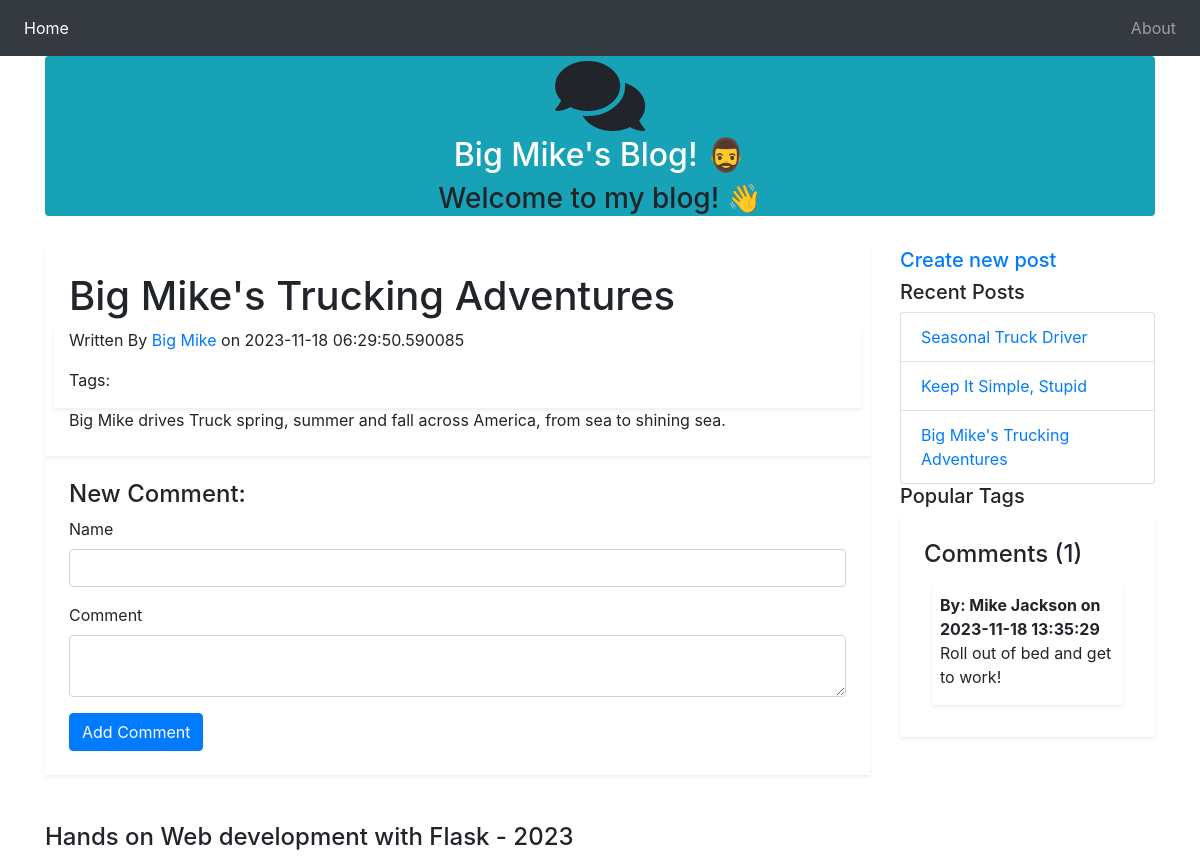
/post/1, run on the app's committed database.
### app.py (models this page shows, shortened)
class Post(db.Model):
    id = db.Column(db.Integer(), primary_key=True)
    title = db.Column(db.String(255))
    text = db.Column(db.Text())
    publish_date = db.Column(db.DateTime(timezone=True), server_default=db.func.current_timestamp())
    user_id = db.Column(db.Integer(), db.ForeignKey('user.id'))
    comments = db.relationship('Comment', backref='post', lazy='dynamic')
    tags = db.relationship('Tag', secondary=tags, backref=db.backref('posts', lazy='dynamic'))

class Comment(db.Model):
    id = db.Column(db.Integer(), primary_key=True)
    name = db.Column(db.String(255))
    text = db.Column(db.Text())
    publish_date = db.Column(db.DateTime(timezone=True), server_default=db.func.current_timestamp())
    post_id = db.Column(db.Integer(), db.ForeignKey('post.id'))

### app.py (the view, shortened to what this page needs)
@app.route('/post/<int:post_id>', methods=('GET', 'POST'))
def post(post_id):
    form = CommentForm()
    post = Post.query.get_or_404(post_id)
    tags = post.tags
    comments = post.comments.order_by(Comment.publish_date.desc()).all()
    recent, top_tags = sidebar_data()
    username = "Big Mike"
    return render_template('post.html', post=post, tags=tags, comments=comments, recent=recent, top_tags=top_tags, form=form, username=username)

### app.py
class CommentForm(Form):
    name = StringField('Name', validators=[DataRequired(), Length(max=255)])
    text = TextAreaField(u'Comment', validators=[DataRequired()])

### app.py (called while the page is built)
def sidebar_data():
    recent = Post.query.order_by(Post.publish_date.desc()).limit(5).all()
    top_tags = db.session.query(
        Tag, func.count(tags.c.post_id).label('total')
    ).join(tags).group_by(Tag).order_by(desc('total')).limit(5).all()
    return recent, top_tags

### templates/post.html (shortened to what this page needs)
<!DOCTYPE HTML>
<html lang="en">
{% extends "base.html" %}
{% block leftbody %}
<div class="p-4 shadow-sm">
    <div class="row">
        <div class="col">
            <h1>{{ post.title }}</h1>
        </div>
    </div>
    <div class="row shadow-sm">
        <div class="col-lg-12">
            <p>Written By <a href="{{ url_for('about') }}">{{ username }}</a> on {{ post.publish_date }}</p>
        </div>
        <div class="col-lg-1">
            <p class="text-right"> Tags:
            </p>
        </div>
    </div>
    <div class="row">
        <div class="col">
            {{ post.text | safe }}
        </div>
    </div>
</div>
<div class="p-4 shadow-sm">
    <div class="row">
        <div class="col">
            <h4>New Comment:</h4>
        </div>
    </div>
    <div class="row">
        <div class="col">
            <form method="POST" action="{{ url_for('post', post_id=post.id) }}">
                <div class="form-group">
                    {{ form.name.label }}
                    {{ form.name(class_='form-control') }}
                </div>
                <div class="form-group">
                    {{ form.text.label }}
                    {{ form.text(class_='form-control') }}
                </div>
                <input class="btn btn-primary" type="submit" value="Add Comment">
            </form>
        </div>
    </div>
</div>
{% endblock %}

### templates/base.html (shortened to what this page needs)
<!DOCTYPE html>
<html>
<head>
    <link rel="stylesheet" href="https://stackpath.bootstrapcdn.com/bootstrap/4.1.0/css/bootstrap.min.css"
>
    <link rel="stylesheet" href="https://use.fontawesome.com/releases/v5.0.10/css/all.css"
>
</head>
<body>
    <nav class="navbar navbar-expand-lg navbar-dark bg-dark">
        <div class="collapse navbar-collapse" id="navbarSupportedContent">
            <ul class="navbar-nav mr-auto">
                <li class="nav-item active">
                    <a class="nav-link" href="{{ url_for('index') }}">Home <span class="sr-only">(current)</span></a>
                </li>
            </ul>
            <ul class="navbar-nav ml-auto">
                <li class="nav-item">
                    <a class="nav-link" href="{{ url_for('index') }}"></a>
                </li>
                <li class="nav-item">
                    <a class="nav-link" href="{{ url_for('about') }}">About</a>
                </li>
            </ul>
        </div>
    </nav>
    <div class="container">
        <div class="row row-lg-4">
            <div class="col">
                <div class="container bg-info rounded">
                    <center>
                        <i class="fas fa-comments fa-5x"></i>
                        <h2><a class="text-white" href="{{ url_for('index') }}">Big Mike's Blog! 🧔‍♂️</a></h2>
                        <h3>Welcome to my blog! 👋</h3>
                    </center>
                </div>
            </div>
        </div>
        <br>
        {% block content %}
        <div class="row">
            <div class="col-lg-9">
                {% block leftbody %}
                {% endblock %}
            </div>
            <div class="col-lg-3 rounded">
                {% block rightbody %}
                <div class="row">
                    <div class="col">
                        <a href="{{ url_for('create') }}"><h5>Create new post</h5></a>
                    </div>
                </div>
                <div class="row">
                    <div class="col">
                        <h5>Recent Posts</h5>
                    </div>
                </div>
                <ul class="list-group">
                    {% for post in recent %}
                    <li class="list-group-item">
                        <a href="{{ url_for('post', post_id=post.id) }}">{{ post.title }}</a>
                    </li>
                    {% endfor %}
                </ul>
                <div class="row">
                    <div class="col">
                        <h5>Popular Tags</h5>
                    </div>
                </div>
                <div class="p-4 shadow-sm">
                    <div class="row">
                        <div class="col">
                            {% if comments | length > 0 %}
                            <h4>Comments ({{ comments | length }})</h4>
                            {% else %}
                            <p></p>
                            {% endif %}
                        </div>
                    </div>
                    <div class="row p-2">
                        <div class="col">
                            {% if comments | length > 0 %}
                            {% for comment in comments %}
                            <div class="shadow-sm p-2">
                                <dt>By: {{ comment.name }} on {{ comment.publish_date }}</dt>
                                <dd>{{ comment.text }}</dd>
                            </div>
                            {% endfor %}
                            {% else %}
                            <p></p>
                            {% endif %}
                        </div>
                    </div>
                </div>
                {% endblock %}
            </div>
        </div>
        {% endblock %}
    </div>
    <br><br>
    <footer class="footer">
        <div class="container">
            <h4>Hands on Web development with Flask - 2023</h4>
        </div>
    </footer>
</body>
</html>

### data on the page
Post: title "Big Mike's Trucking Adventures", publish_date "2023-11-18 06:29:50.590085", text "Big Mike drives Truck spring, summer and fall across America, from sea to shining sea."
Post: title "Seasonal Truck Driver"
Post: title "Keep It Simple, Stupid"
Comment: name "Mike Jackson", publish_date "2023-11-18 13:35:29", text "Roll out of bed and get to work!"

### other printed values
{{ username }} "Big Mike"
{{ comments | length }} "1"
